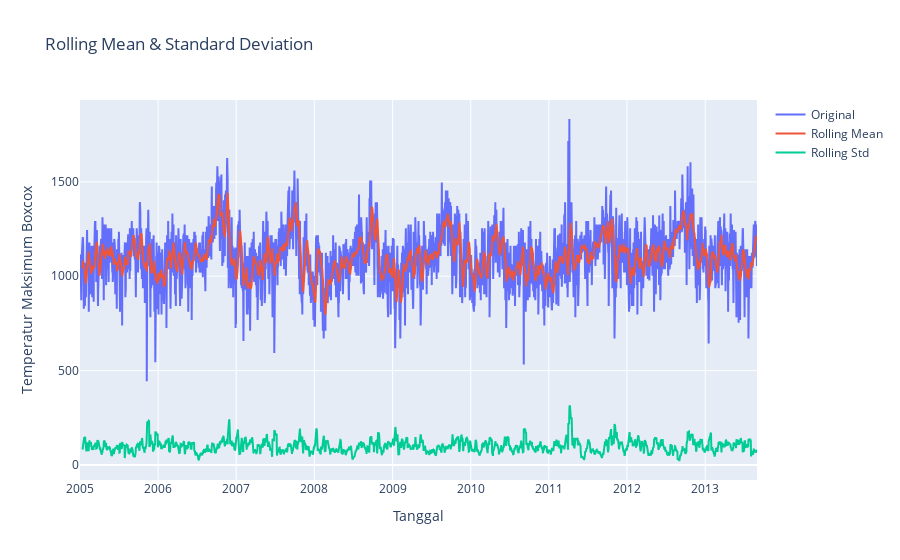

The code cell stored with this chart in its notebook:
### Code cell
"""
Rolling Mean:
- Ini adalah rata-rata bergerak (moving average) dari deret waktu temperatur maksimum setelah di-transformasi dengan metode Box-Cox.
- Rata-rata bergerak digunakan untuk menghaluskan tren atau fluktuasi dalam data dan membuatnya lebih mudah untuk melihat pola jangka panjang.

Rolling Standard Deviation:
- Ini adalah standar deviasi bergerak dari deret waktu temperatur maksimum setelah di-transformasi dengan metode Box-Cox.
- Standar deviasi bergerak digunakan untuk melihat variasi atau fluktuasi dalam data sepanjang waktu.
"""

rolling_mean = df['Temperatur Maksimum Boxcox'].rolling(window=12).mean()
rolling_std = df['Temperatur Maksimum Boxcox'].rolling(window=12).std()

fig = go.Figure()

fig.add_trace(go.Scatter(
    x=df['Tanggal'], 
    y=df['Temperatur Maksimum Boxcox'],
    mode='lines',
    name='Original'
))

fig.add_trace(go.Scatter(
    x=df['Tanggal'], 
    y=rolling_mean,
    mode='lines',
    name='Rolling Mean'
))

fig.add_trace(go.Scatter(
    x=df['Tanggal'], 
    y=rolling_std,
    mode='lines',
    name='Rolling Std'
))

fig.update_layout(
    title='Rolling Mean & Standard Deviation',
    xaxis_title='Tanggal',
    yaxis_title='Temperatur Maksimum Boxcox'
)

fig.show()

### Figure 1 — Plotly figure (JSON) as saved in the notebook; plotly's stock layout.template omitted (floating-point values rounded to 4 significant figures; data arrays with more than 128 entries replaced by an {"elided": "..."} marker saying what was removed)
{"data": [{"mode": "lines", "name": "Original", "type": "scatter", "x": {"elided": "3165 str values"}, "y": {"elided": "3165 float values"}}, {"mode": "lines", "name": "Rolling Mean", "type": "scatter", "x": {"elided": "3165 str values"}, "y": {"elided": "3165 float values"}}, {"mode": "lines", "name": "Rolling Std", "type": "scatter", "x": {"elided": "3165 str values"}, "y": {"elided": "3165 float values"}}], "layout": {"title": {"text": "Rolling Mean & Standard Deviation"}, "xaxis": {"title": {"text": "Tanggal"}}, "yaxis": {"title": {"text": "Temperatur Maksimum Boxcox"}}}}
